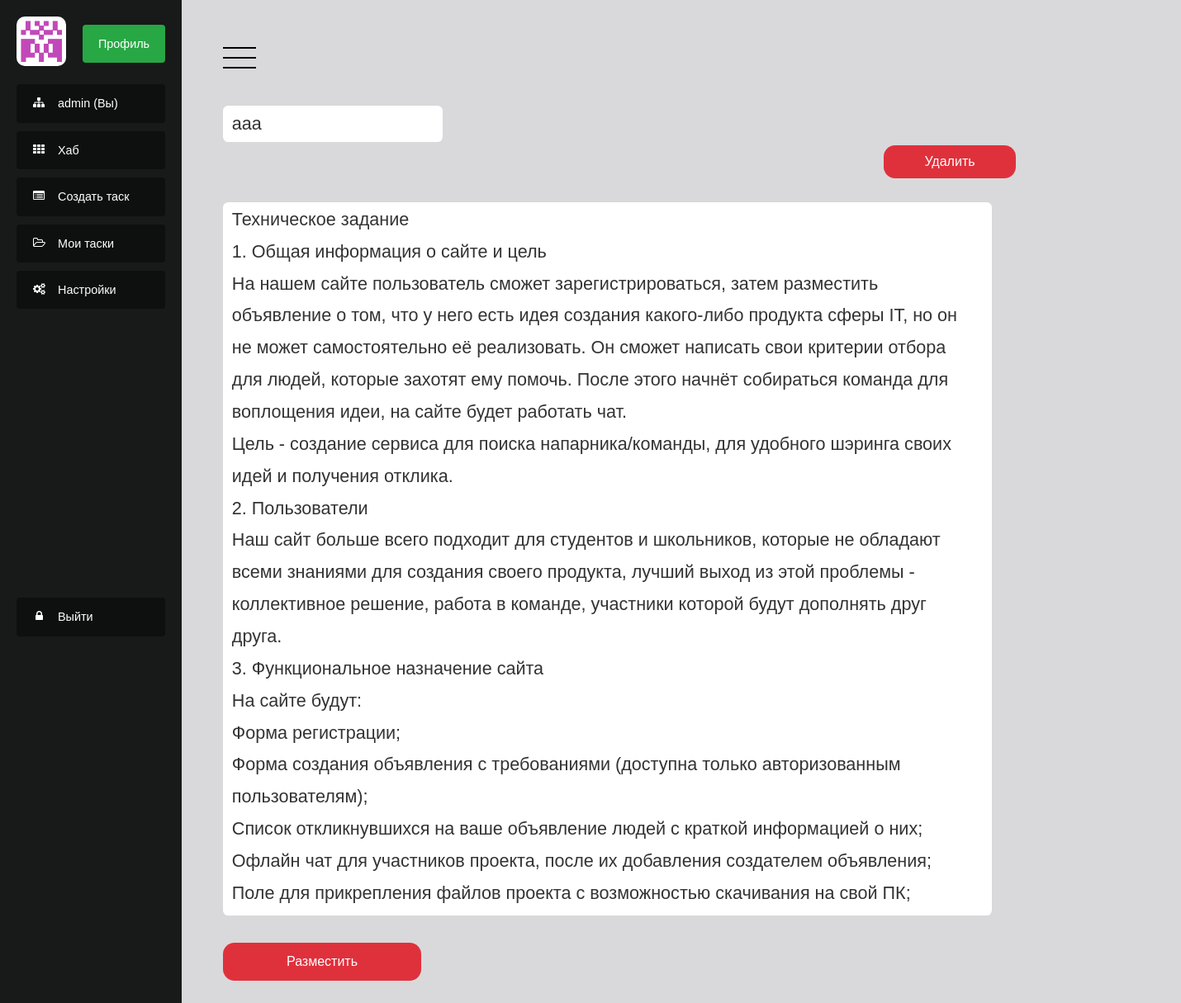
/task/7 (signed in), run on an earlier commit of the app's database.
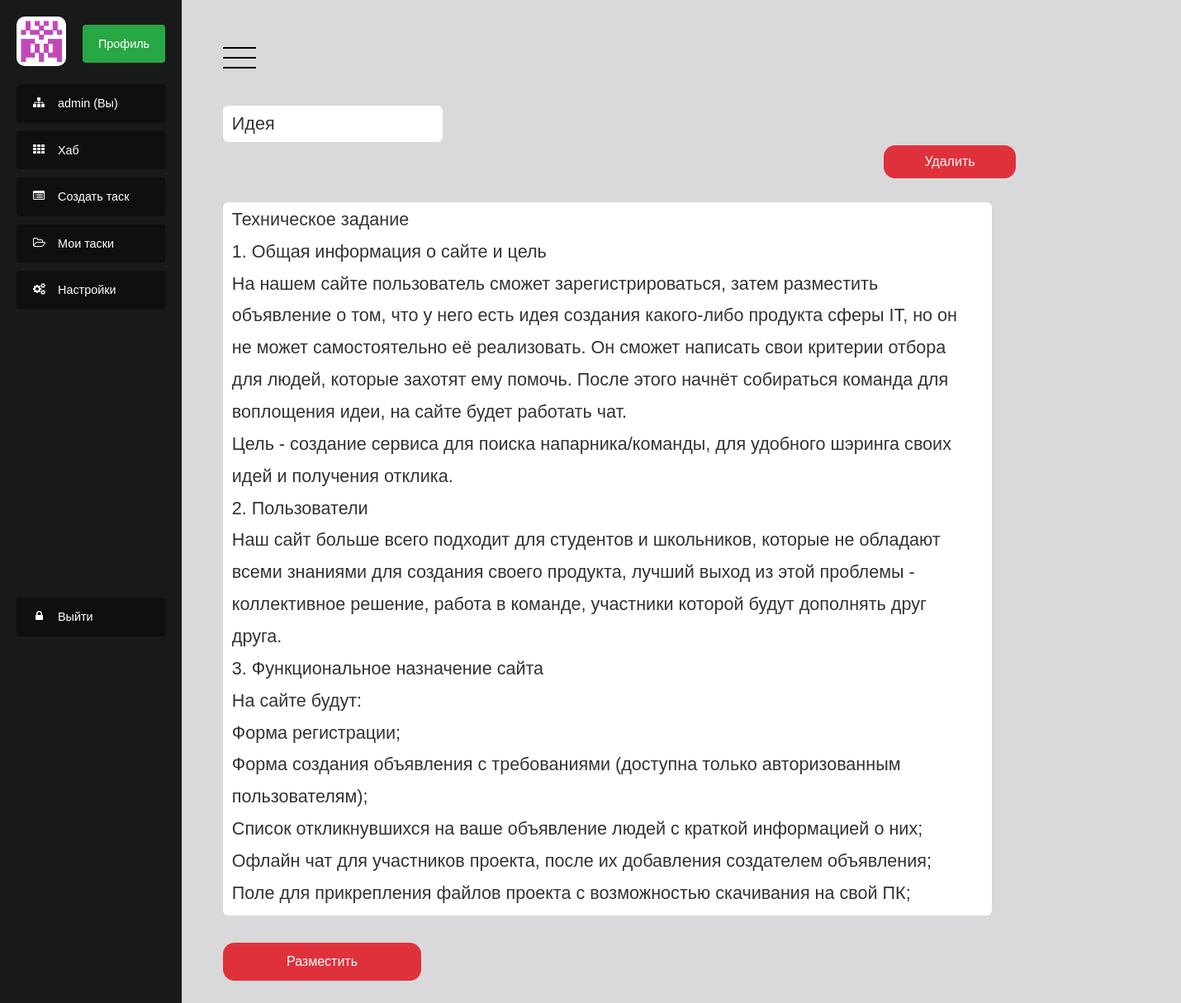
And on a later commit of the database.
### codev_app/models.py (models this page shows)
class Task(models.Model):
    idea = models.CharField(max_length=200)
    body = models.TextField(max_length=10000)
    creation_date = models.DateTimeField(default=datetime.datetime.now())
    author = models.ForeignKey(to=User, blank=True, on_delete=models.CASCADE, null=True)

### codev_app/views.py (the view)
# urls.py: path('task/<int:id>', show)
def show(request, id):
    task = Task.objects.get(id=id)
    context = get_context(request, 'show_task')
    context.update({'task' : task})
    username = request.user.username
    if request.method == "POST":
        if task.idea != request.POST.get('idea'):
            task.idea = request.POST.get('idea')
        task.body = request.POST.get('body')
        task.creation_date = datetime.datetime.now()
        task.author = request.user
        task.save()
    else:
        context = get_context(request, 'show_task')
        context.update({'task' : task})
    return render(request, 'show_task.html', context)

### codev_app/forms.py
class LoginForm(forms.Form):
    username = forms.CharField(
        max_length=20,
        required=True,
        widget=forms.TextInput(
            attrs={
                'class': 'form-control',
                'placeholder': 'Логин',
            }
        )
    )
    password = forms.CharField(
        max_length=20,
        required=True,
        widget=forms.PasswordInput(
            attrs={
                'class': 'form-control',
                'placeholder': 'Пароль',
            }
        )
    )

class RegistrationForm(forms.ModelForm):
    class Meta:
        model = User
        fields = ('username', 'password', 'email')

### codev_app/views.py (called while the page is built)
def get_context(request, pagename):
    context = {
        'pagename': pagename,
        'loginform': LoginForm(),
        'user': request.user,
        'registerform': RegistrationForm(request.POST)
    }
    if request.user.is_authenticated:
        context.update({'avatar': request.user.profile.avatar})
    return context

### templates/show_task.html (shortened to what this page needs)
<!DOCTYPE html>
<html lang="en">
<head>
    <link rel="stylesheet" type="text/css" href="/static/modern_style.css">
</head>
<body>
{% include 'patterns/modern_menu.html' %}
<form method="POST" enctype="multipart/form-data">
    <div class="Wrapper"><div class="input" style="margin-top: 2.5em; position: relative;">
                     <input type="text" name="idea" id="input" class="input-text" value="{{ task.idea }}" placeholder="Название" style=" position: relative;">
                </div></div>
    <a href="/remove/{{ task.id }}">
        <div class="edit-button" style="position: inherit; width:10em; margin-top: -5em; margin-left: 50em;">
            Удалить</div>
        </a>
    <div class="Wrapper"><div class="input" style="padding-top: 2em;">
                     <textarea type="text" name="body" id="input" class="task-full" maxlength="10000"
                               placeholder="Расскажите всем, что вы хотите сделать:"
                               style="width: 70%; height: 40em; padding-top: 0.1em;">{{ task.body }}
                     </textarea>
    </div></div>
    <button type="submit" class="edit-button" style="margin-top: 1em;">Разместить</button>
</form>
{% include 'patterns/modern_footer.html' %}
</html>

What changed in the data, as far as the page shows it:
changed Task: idea "aaa" → "Идея"
